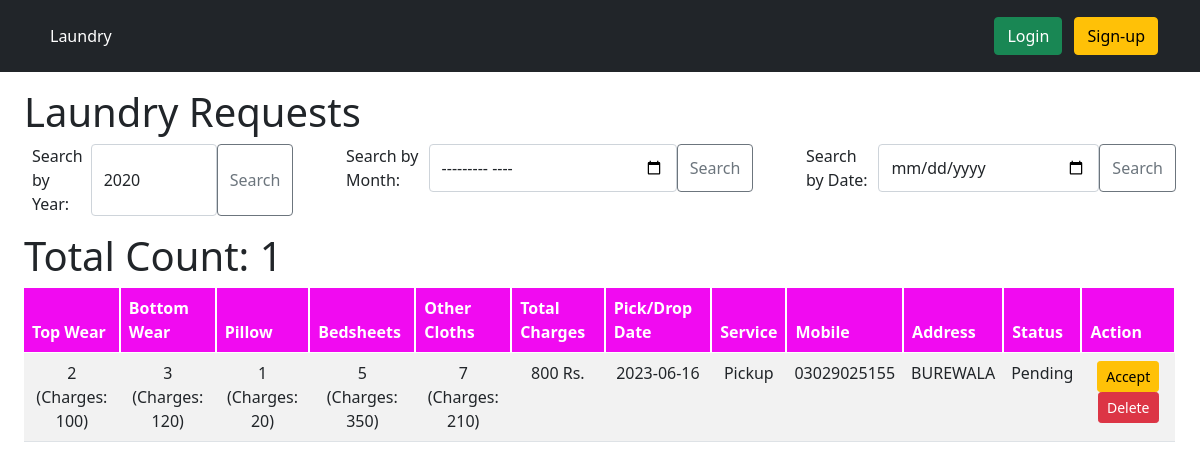
The page /laundryRequests.php on the database its author committed.
### tables this page shows
CREATE TABLE `cloths` (
  `id` int(11) NOT NULL,
  `user_id` int(11) NOT NULL,
  `top_wear` int(11) NOT NULL,
  `bottom_wear` int(11) NOT NULL,
  `bedsheet` int(11) NOT NULL,
  `pillow` int(11) NOT NULL,
  `others` int(11) NOT NULL,
  `status` varchar(50) NOT NULL DEFAULT 'Pending',
  `pick_drop` varchar(100) NOT NULL,
  `address` text NOT NULL,
  `mobile` varchar(50) NOT NULL,
  `service` varchar(50) NOT NULL,
  `top_wear_charges` int(11) NOT NULL,
  `bottom_wear_charges` int(11) NOT NULL,
  `bedsheet_charges` int(11) NOT NULL,
  `pillow_charges` int(11) NOT NULL,
  `other_charges` int(11) NOT NULL,
  `total_charges` int(11) NOT NULL
);

### laundryRequests.php (the view)
<?php include 'inc/header.php';
$query = '';
if (isset($_GET['search'])) {
    $search = '';
    if($_GET['search'] == 'search-by-year'){
        $search = $_POST['year'];
        $query = "SELECT * FROM cloths WHERE pick_drop LIKE '$search-%'";
    }else if($_GET['search'] == 'search-by-month'){
        $search = $_POST['month'];
        $query = "SELECT * FROM cloths WHERE pick_drop LIKE '$search-%'";
    }else{
        $search = $_POST['date'];
        $query = "SELECT * FROM cloths WHERE pick_drop = '$search'";
    }
} else {
    $query = "SELECT * FROM cloths";
}
$cloths = null;
$result = mysqli_query($conn, $query);
$rowcount = mysqli_num_rows($result);
while ($row = mysqli_fetch_assoc($result)) {
    $cloths[] = $row;
}
?>
<div class="mx-4">
    <div>
        <h1>Laundry Requests</h1>
    </div>
    <div class="d-flex justify-content-between">
        <div>
            <div class="input-group mb-3">
                <form action="laundryRequests.php?search=search-by-year" method="post">
                    <div class="d-flex justify-content-between">
                        <label for="" class="mx-2">Search by Year: </label>
                        <select name="year" class="form-control">
                            <?php for ($i = 2020; $i <= 2030; $i++) { ?>
                                <option value="<?= $i ?>"><?= $i ?></option>
                            <?php } ?>
                        </select>
                        <button class="btn btn-outline-secondary" type="submit" id="button-addon2">Search</button>
                    </div>
                </form>
            </div>
        </div>
        <div>
            <div class="input-group mb-3">
                <form action="laundryRequests.php?search=search-by-month" method="post">
                    <div class="d-flex justify-content-between">
                        <label for="" class="mx-2">Search by Month: </label>
                        <input type="month" class="form-control" name="month">
                        <button class="btn btn-outline-secondary" type="submit" id="button-addon2">Search</button>
                    </div>
                </form>
            </div>
        </div>
        <div>
            <div class="input-group mb-3">
                <form action="laundryRequests.php?search=search-by-date" method="post">
                    <div class="d-flex justify-content-between">
                        <label for="" class="mx-2">Search by Date: </label>
                        <input type="date" class="form-control" name="date">
                        <button class="btn btn-outline-secondary" type="submit" id="button-addon2">Search</button>
                    </div>
                </form>
            </div>
        </div>
    </div>
    <div>
        <h1>Total Count: <?= $rowcount ?></h1>
    </div>
    <table class="table table-striped">
        <thead>
            <tr>
                <th>Top Wear</th>
                <th>Bottom Wear</th>
                <th>Pillow</th>
                <th>Bedsheets</th>
                <th>Other Cloths</th>
                <th>Total Charges</th>
                <th>Pick/Drop Date</th>
                <th>Service</th>
                <th>Mobile</th>
                <th>Address</th>
                <th>Status</th>
                <th>Action</th>
            </tr>
        </thead>
        <tbody>
            <?php if (!is_null($cloths)) {
                foreach ($cloths as $cloth) { ?>
                    <tr>
                        <td>
                            <?= $cloth['top_wear'] ?> <br>(Charges: <?= $cloth['top_wear_charges'] ?>)
                        </td>
                        <td>
                            <?= $cloth['bottom_wear'] ?> <br>(Charges: <?= $cloth['bottom_wear_charges'] ?>)
                        </td>
                        <td>
                            <?= $cloth['pillow'] ?> <br>(Charges: <?= $cloth['pillow_charges'] ?>)
                        </td>
                        <td>
                            <?= $cloth['bedsheet'] ?> <br>(Charges: <?= $cloth['bedsheet_charges'] ?>)
                        </td>
                        <td>
                            <?= $cloth['others'] ?> <br>(Charges: <?= $cloth['other_charges'] ?>)
                        </td>
                        <td><?= $cloth['total_charges'] ?> Rs.</td>
                        <td><?= $cloth['pick_drop'] ?></td>
                        <td><?= $cloth['service'] ?></td>
                        <td><?= $cloth['mobile'] ?></td>
                        <td><?= $cloth['address'] ?></td>
                        <td><?= $cloth['status'] ?></td>
                        <td>
                            <?php
                            $status = $cloth['status'];
                            if ($status == 'Pending') { ?>
                                <a href="process/laundry/changeStatus.php?id=<?= $cloth['id'] ?>" class="btn btn-warning btn-sm">Accept</a>
                            <?php } ?>
                            <a href="process/laundry/deleteLaundry.php?id=<?= $cloth['id'] ?>" class="btn btn-danger btn-sm">Delete</a>
                        </td>
                    </tr>
                <?php } ?>
            <?php } else { ?>
                <tr>
                    <td colspan="12" class="text-center">No Record </td>
                </tr>
            <?php } ?>
        </tbody>
    </table>
</div>
<?php include 'inc/footer.php'; ?>

### inc/header.php (shortened to what this page needs)
<?php
include 'connection.php';
$query = "SELECT * FROM notifications";
$result = mysqli_query($conn, $query);
$count = mysqli_num_rows($result);
?>
<!DOCTYPE html>
<html lang="en">
<head>
    <link rel="stylesheet" href="https://pro.fontawesome.com/releases/v5.10.0/css/all.css" />
    <link rel="stylesheet" href="public/css/bootstrap.css">
    <link rel="stylesheet" href="https://cdn.jsdelivr.net/gh/bbbootstrap/libraries@main/choices.min.css">
    <link rel="stylesheet" href="public/css/style.css">
</head>
<body>
    <header class="p-3 mb-3 bg-dark text-white">
        <div class="container">
            <div class="d-flex flex-wrap align-items-center justify-content-center justify-content-lg-start">
                <ul class="nav col-12 col-lg-auto me-lg-auto mb-2 justify-content-center mb-md-0">
                    <li><a href="index.php" class="nav-link px-2 text-white">Laundry</a></li>
                </ul>
                <div class="text-end">
                    <?php if (isset($_SESSION['admin']) || isset($_SESSION['user'])) { ?>
                        <div class="dropdown text-end btn btn-primary">
                            <a href="#" class="d-block text-white text-decoration-none dropdown-toggle" id="dropdownUser1" data-bs-toggle="dropdown" aria-expanded="false">
                                <label for="">Account</label>
                            </a>
                            <ul class="dropdown-menu text-small" aria-labelledby="dropdownUser1">
                                <?php if (isset($_SESSION['user'])) { ?>
                                    <li><a class="dropdown-item" href="profile.php">Profile</a></li>
                                    <li><a class="dropdown-item" href="changePassword.php">Change Password</a></li>
                                <?php } ?>
                                <?php if (isset($_SESSION['admin'])) { ?>
                                    <li><a class="dropdown-item" href="notifications.php">Notifications (<?= $count ?>)</a></li>
                                <?php } ?>
                                <li><a class="dropdown-item" href="logout.php">Logout</a></li>
                            </ul>
                        </div>
                    <?php } else { ?>
                        <a href="login.php" class="btn btn-success me-2">Login</a>
                        <a href="register.php" class="btn btn-warning">Sign-up</a>
                    <?php } ?>
                </div>
            </div>
        </div>
    </header>

### inc/footer.php (shortened to what this page needs)
</body>
</html>

### public/css/style.css (style rules this page uses)
th { background-color: rgb(241, 10, 241) !important; color: white; border-right: 2px solid white; }
td { text-align: center; }

### rows shown on the page
cloths: top_wear "2", top_wear_charges "100", bottom_wear "3", bottom_wear_charges "120", pillow "1", pillow_charges "20", bedsheet "5", bedsheet_charges "350", others "7", other_charges "210", total_charges "800", pick_drop "2023-06-16", service "Pickup", mobile "03029025155", address "BUREWALA", status "Pending"

### other values the page prints
$rowcount "1"
form field year "2020"
